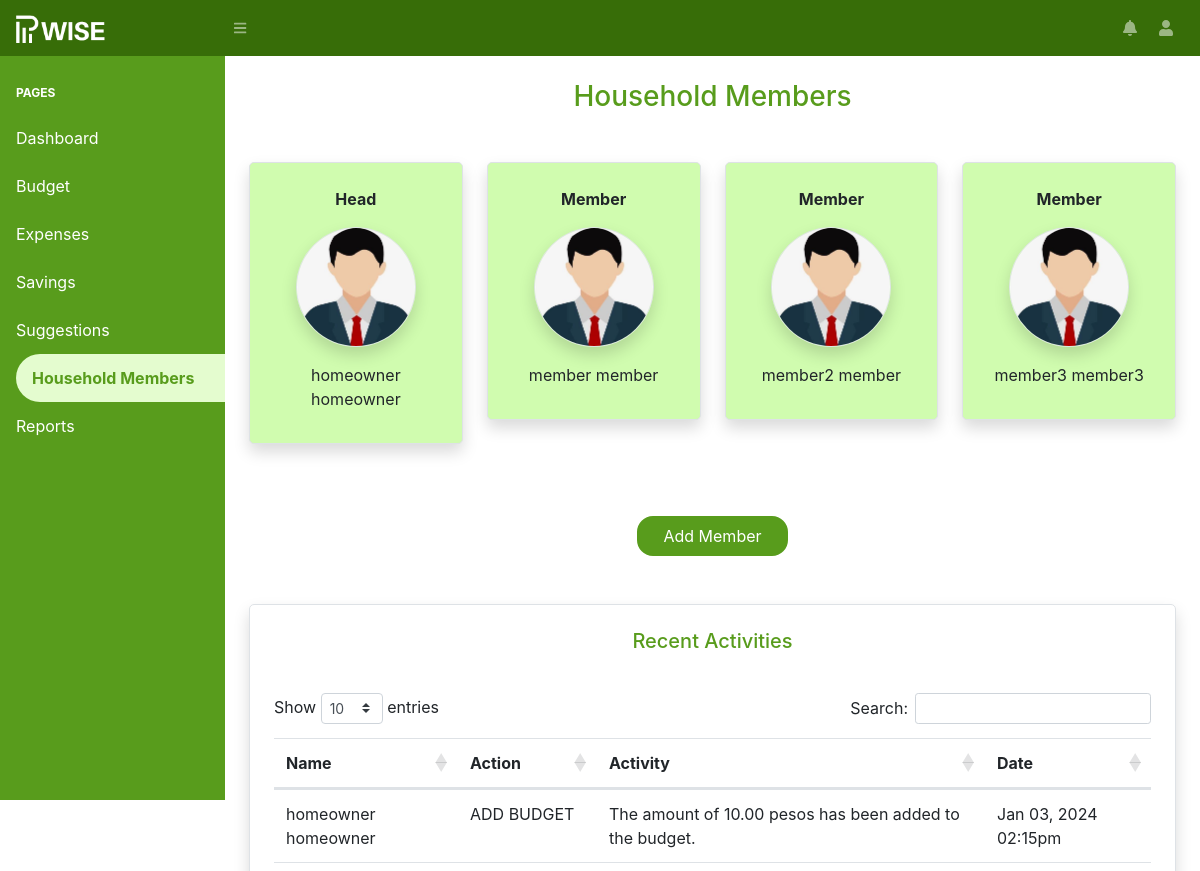
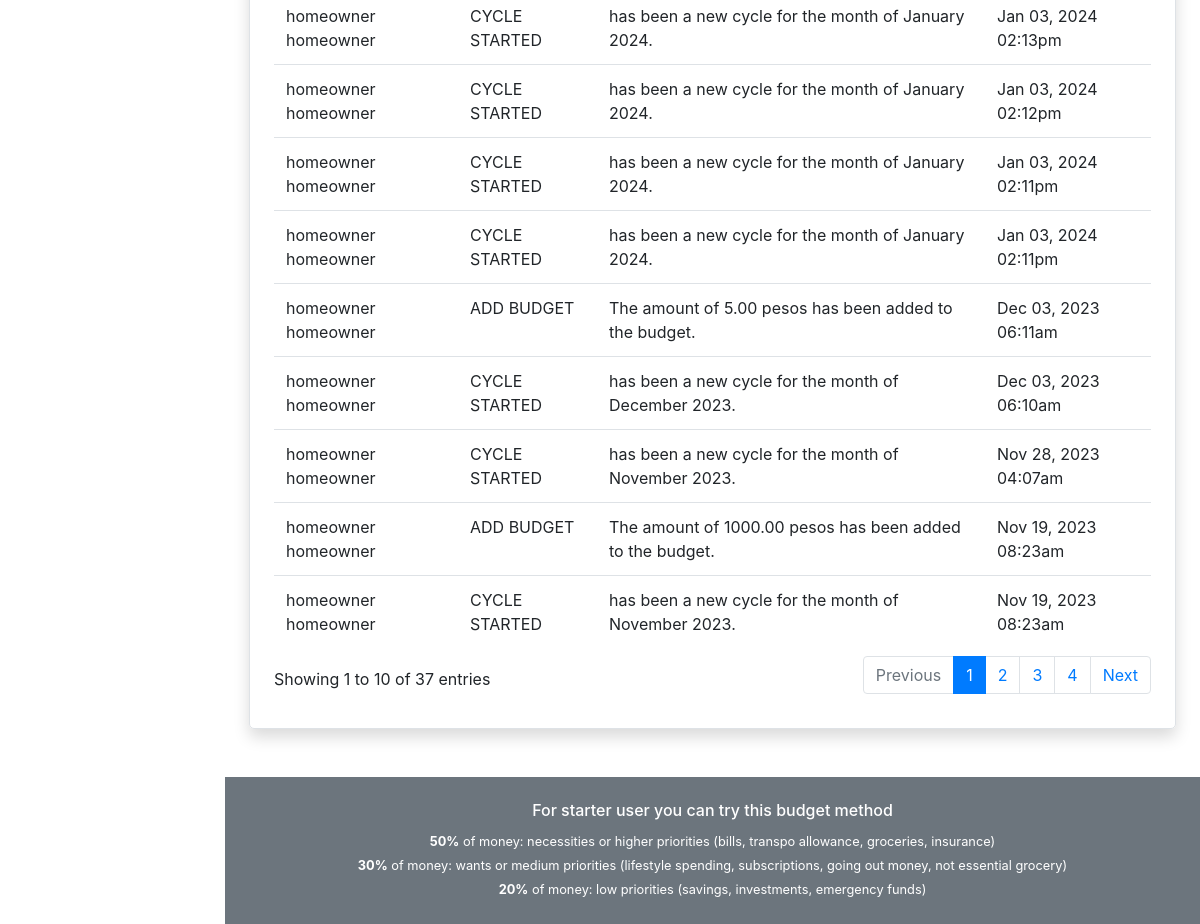
/admin/members.php (signed in), run on the app's committed database (2 pictures, top to bottom).
### tables this page shows
CREATE TABLE `users` (
  `id` int(11) NOT NULL,
  `firstname` varchar(255) NOT NULL,
  `lastname` varchar(255) NOT NULL,
  `email` varchar(255) NOT NULL,
  `username` varchar(255) NOT NULL,
  `password` varchar(255) NOT NULL,
  `image` varchar(255) DEFAULT NULL,
  `mobile` varchar(20) DEFAULT NULL,
  `parent_id` int(11) NOT NULL DEFAULT 0,
  `is_verified` bit(1) NOT NULL DEFAULT b'0',
  `verification_link` varchar(255) DEFAULT NULL,
  `change_password_link` varchar(255) DEFAULT NULL,
  `account_type` int(11) NOT NULL,
  `created` timestamp NOT NULL DEFAULT current_timestamp(),
  `created_by` int(11) DEFAULT NULL,
  `archived` bit(1) NOT NULL DEFAULT b'0',
  `is_new` tinyint(1) NOT NULL DEFAULT 1
);

CREATE TABLE `account_type` (
  `id` int(11) NOT NULL,
  `name` varchar(255) NOT NULL
);

CREATE TABLE `activity_logs` (
  `id` int(11) NOT NULL,
  `type` varchar(255) DEFAULT NULL,
  `activity` text DEFAULT NULL,
  `table_name` varchar(255) DEFAULT NULL,
  `table_id` int(11) DEFAULT 0,
  `created_by` int(11) DEFAULT 0,
  `created` timestamp NOT NULL DEFAULT current_timestamp(),
  `archived` bit(1) NOT NULL DEFAULT b'0'
);

### helpers/DatabaseConfiguration.php (called while the page is built, shortened)
<?php
class DatabaseConfiguration {
    private $servername = "localhost";
    private $username   = "root";
    private $password   = "";
    private $database   = "pwise";
    public function __construct() {
        $this->conn = new mysqli($this->servername, $this->username, $this->password, $this->database);
    }
}
?>

### helpers/DataHelper.php (called while the page is built, shortened)
<?php
class DataHelper extends DatabaseConfiguration {
    public function EscapeString($data) {
        return mysqli_real_escape_string($this->conn, $data);
    }
    public function SelectData($sql) {
        return $this->conn->query($sql);
    }
}
?>

### data/budget/SavingsData.php (called while the page is built, shortened)
<?php
class SavingsData extends DataHelper {
    public function GetTotalAdjustedSavingsByParentId($parentId) {
        $parentId = $this->EscapeString($parentId);
        $sql = "SELECT SUM(amount) AS adjusted_saving
                    FROM savings S
                    INNER JOIN users U
                        ON U.id = S.created_by
                    WHERE action = 'ADJUST'
                        AND (U.id = '$parentId' OR U.parent_id = '$parentId')";
        return $this->SelectData($sql);
    }
}
?>

### repository/member/MembersRepository.php (called while the page is built, shortened)
<?php
class MembersRepository extends ReposittoryHelper {
    private $data;
    public function __construct() {
        $this->data = new MemberData();
    }
    public function GetMembers($id) {
        $result = $this->data->GetMembers($id);
        return $this->GetDataAsArray($result);
    }
    public function GetMembersActivityLogs($id) {
        $result = $this->data->GetMembersActivityLogs($id);
        return $this->GetDataAsArray($result);
    }
}
?>

### data/member/MemberData.php (called while the page is built, shortened)
<?php
class MemberData extends DataHelper {
    public function GetMembers($id) {
        $ddate = date('m/d/Y');
        $date  = new DateTime($ddate);
        $id  = $this->EscapeString($id);
        $sql = "SELECT  U.*
                        , ACT.name AS role
                        , IFNULL((
                            SELECT SUM(amount)
                                FROM budgets B
                                INNER JOIN cycle C ON C.id = B.cycle_id
                                WHERE B.created_by = U.id
                                    AND (DATE(CURRENT_DATE()) BETWEEN DATE(C.start) AND DATE(C.end))
                        ), 0.00) AS amount
                    FROM users U
                    INNER JOIN account_type ACT
                        ON ACT.id = U.account_type
                    WHERE U.id='$id' OR U.parent_id = '$id'";
        return $this->SelectData($sql);
    }
    public function GetMembersActivityLogs($id) {
        $id  = $this->EscapeString($id);
        $sql = "SELECT  AL.*
                        , CONCAT(U.firstname, ' ', U.lastname) AS name
                        , CONCAT(
                            (CASE
                                WHEN AL.table_name = 'users'
                                    THEN (
                                            SELECT CONCAT(U.firstname, ' ', U.lastname)
                                            FROM users U WHERE id = AL.table_id
                                        )
                                WHEN AL.table_name = 'budgets'
                                    THEN (
                                            CONCAT(
                                                'The amount of ', (
                                                    SELECT B.amount
                                                    FROM budgets B WHERE id = AL.table_id
                                                ), ' pesos'
                                            )
                                        )
                                ELSE ''
                            END), ' ', AL.activity
                        ) AS description
                    FROM activity_logs AL
                    INNER JOIN users U
                        ON U.id = AL.created_by
                    WHERE U.parent_id = '$id'
                        OR U.id = '$id'
                    ORDER BY AL.id DESC";
        return $this->SelectData($sql);
    }
}
?>

### helpers/ReposittoryHelper.php (called while the page is built, shortened)
<?php
class ReposittoryHelper {
    public function GetDataAsArray($array) {
        $data = [];
        while($row = $array->fetch_assoc()) {
            array_push($data, $row);
        }
        return $data;
    }
}
?>

### admin/members.php (the view, shortened to what this page needs)
<?php
require_once '../shared/header.php';
require_once './../helpers/PageIdex.php';
require_once './../data/member/MemberData.php';
require_once './../repository/member/MembersRepository.php';
$data = new MembersRepository();
$members = $data->GetMembers($parentId);
$activities = $data->GetMembersActivityLogs($parentId);
?>
<div class="container-fluid">
    <h3 class="mt-4 text-site-primary text-center">Household Members</h3>
    <div class="row mt-5">
        <?php foreach($members as $member): ?>
            <?php
                $role   = $member['role'] == 'Admin' ? 'Head' : $member['role'];
                $image  = empty($member['image'])
                        ? './../assets/core/images/user.jpg'
                        : './../assets/users/'.$member['image'];
                $name   = $member['firstname'].' '.$member['lastname'];
            ?>
            <div class="col col-lg-4 col-xl-3 text-center">
                <div class="border shadow tile-container mb-4 site-bg-primary-light">
                    <strong class="d-block mb-3"><?php echo $role; ?></strong>
                    <img src="<?php echo $image; ?>" alt="" class="border shadow" style="width: 120px;height: 120px; border-radius: 100%">
                    <p class="mt-3"><?php echo $name; ?></p>
                </div>
            </div>
        <?php endforeach; ?>
    </div>
    <div class="row mt-5">
        <div class="d-flex justify-content-center w-100">
            <button class="btn btn-site-primary-inline px-4 btn-add-member">Add Member</button>
        </div>
    </div>
    <div class="row my-5">
        <div class="col">
            <div class="border shadow tile-container">
                <h5 class="text-site-primary mb-4 text-center">Recent Activities</h5>
                <div class="py-3 table-responsive">
                    <table class="table" id="budget-history-table">
                        <thead>
                            <tr>
                                <th scope="col">Name</th>
                                <th scope="col">Action</th>
                                <th scope="col">Activity</th>
                                <th scope="col">Date</th>
                            </tr>
                        </thead>
                        <tbody>
                            <?php foreach($activities as $activity): ?>
                                <tr>
                                    <td scope="col"><?php echo $activity['name']; ?></td>
                                    <td scope="col"><?php echo $activity['type']; ?></td>
                                    <td scope="col"><?php echo $activity['description']; ?></td>
                                    <td scope="col"><?php echo date("M d, Y h:ia", strtotime($activity['created'])); ?></td>
                                </tr>
                            <?php endforeach; ?>
                        </tbody>
                    </table>
                </div>
            </div>
        </div>
    </div>
</div>
<?php require_once '../shared/note.php'; ?>
<?php require_once '../shared/footer.php'; ?>

### data on the page
users: account_type.name "Head", name "homeowner homeowner"
users: account_type.name "Member", name "member member"
users: account_type.name "Member", name "member2 member"
users: account_type.name "Member", name "member3 member3"
activity_logs: name "homeowner homeowner", type "ADD BUDGET", description "The amount of 10.00 pesos has been added to the budget.", created "Jan 03, 2024 02:15pm"
activity_logs: name "homeowner homeowner", type "CYCLE STARTED", description "has been a new cycle for the month of January 2024.", created "Jan 03, 2024 02:13pm"
activity_logs: name "homeowner homeowner", type "CYCLE STARTED", description "has been a new cycle for the month of January 2024.", created "Jan 03, 2024 02:12pm"
activity_logs: name "homeowner homeowner", type "CYCLE STARTED", description "has been a new cycle for the month of January 2024.", created "Jan 03, 2024 02:11pm"
activity_logs: name "homeowner homeowner", type "CYCLE STARTED", description "has been a new cycle for the month of January 2024.", created "Jan 03, 2024 02:11pm"
activity_logs: name "homeowner homeowner", type "ADD BUDGET", description "The amount of 5.00 pesos has been added to the budget.", created "Dec 03, 2023 06:11am"
activity_logs: name "homeowner homeowner", type "CYCLE STARTED", description "has been a new cycle for the month of December 2023.", created "Dec 03, 2023 06:10am"
activity_logs: name "homeowner homeowner", type "CYCLE STARTED", description "has been a new cycle for the month of November 2023.", created "Nov 28, 2023 04:07am"
activity_logs: name "homeowner homeowner", type "ADD BUDGET", description "The amount of 1000.00 pesos has been added to the budget.", created "Nov 19, 2023 08:23am"
activity_logs: name "homeowner homeowner", type "CYCLE STARTED", description "has been a new cycle for the month of November 2023.", created "Nov 19, 2023 08:23am"
